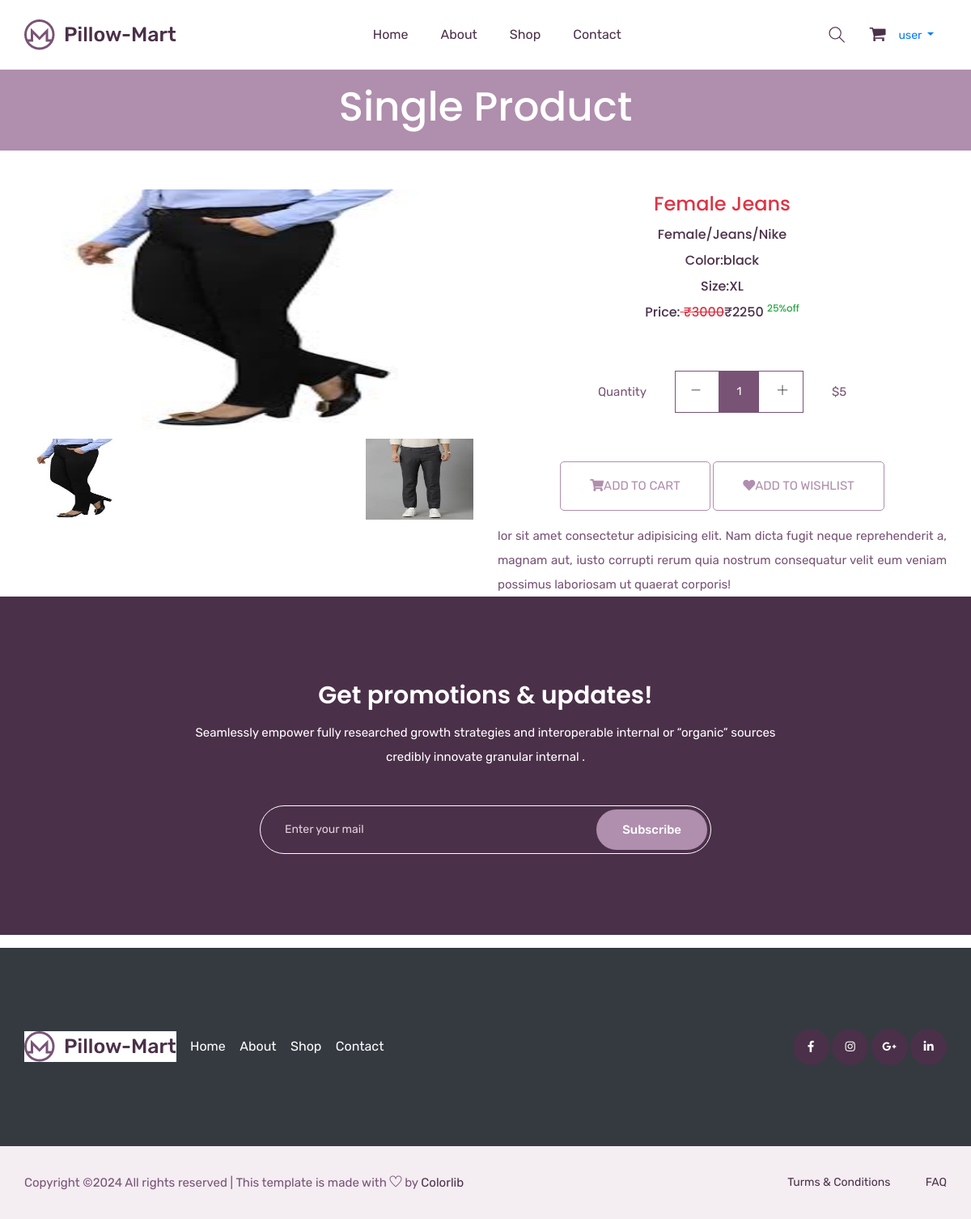
/singleproduct/17/ (signed in), run on the app's committed database.
### mainapp/models.py (models this page shows, shortened)
class Product(models.Model):
    id=models.AutoField(primary_key=True)
    name=models.CharField(max_length=30)
    maincategory=models.ForeignKey(MainCategory,on_delete=models.CASCADE)
    subcategory=models.ForeignKey(SubCategory,on_delete=models.CASCADE)
    brand=models.ForeignKey(Brand,on_delete=models.CASCADE)
    baseprice=models.IntegerField()
    discount=models.IntegerField()
    finalprice=models.IntegerField()
    stock=models.BooleanField(default=True)
    color=models.CharField(max_length=20)
    size=models.CharField(max_length=10)
    description=models.TextField(default="")
    pic1=models.ImageField(upload_to="uploads/product")
    pic2=models.ImageField(upload_to="uploads/product",default=None,blank=True,null=True)
    pic3=models.ImageField(upload_to="uploads/product",default=None,blank=True,null=True)
    pic4=models.ImageField(upload_to="uploads/product",default=None,blank=True,null=True)

class MainCategory(models.Model):
    id=models.AutoField(primary_key=True,unique=True)
    name=models.CharField(max_length=30)

class SubCategory(models.Model):
    id=models.AutoField(primary_key=True)
    name=models.CharField(max_length=30,unique=True)

class Brand(models.Model):
    id=models.AutoField(primary_key=True)
    name=models.CharField(max_length=30,unique=True)
    pic=models.ImageField(upload_to="uploads/brand")

### mainapp/views.py (the view)
# urls.py: path('singleproduct/<int:id>/',mainapp.singleproductPage,name="singleproduct"),
@login_required(login_url="/login/")
def singleproductPage(Request,id):
    product=Product.objects.get(id=id)
    return render(Request,"single-product.html",{'product':product})

### mainapp/templates/single-product.html (shortened to what this page needs)
{% extends 'index.html' %}
{% load static %}
{% block body %}
    <section class="breadcrumb_part ">
        <div class="container">
            <div class="row">
                <div class="col-lg-12">
                    <div class="breadcrumb_iner">
                      <h2>Single Product</h2>
                    </div>
                </div>
            </div>
        </div>
    </section>
  <section class="product_list mt-5">
    <div class="container">
      <div class="row justify-content-center">
        <div class="col-md-6">
          <div id="carouselExampleIndicators" class="carousel slide" data-ride="carousel">
            <div class="carousel-inner">
                <div class="carousel-item active">
                    <img src="{{product.pic1.url}}" style="height:300px; width:80%" class="d-block w-100"
                        alt="...">
                </div>
            </div>
            <div class="d-flex justify-content-between mt-2">
              <img src="{{product.pic1.url}}" data-target="#carouselExampleIndicators" data-slide-to="0" style="height:100px; width:24% " alt="">
              {% if product.pic2 %}
              <img src="{{product.pic2.url}}" data-target="#carouselExampleIndicators" data-slide-to="1" style="height:100px; width:24% " alt="">
              {% endif %}
            </div>
            <a class="carousel-control-prev" href="#carouselExampleIndicators" role="button" data-slide="prev">
                <span class="carousel-control-prev-icon" aria-hidden="true"></span>
            </a>
            <a class="carousel-control-next" href="#carouselExampleIndicators" role="button" data-slide="next">
                <span class="carousel-control-next-icon" aria-hidden="true"></span>
            </a>
        </div>
        </div>
        <div class="col-md-6">
          <div class="single_product_text text-center">
            <h3 class="text-danger">{{product.name}}</h3>
            <h5 class="">{{product.maincategory.name}}/{{product.subcategory.name}}/{{product.brand.name}}</h5>
            <h5 >Color:{{product.color}}</h5>
            <h5>Size:{{product.size}}</h5>
            <h5>Price:<del class="text-danger"> &#8377;{{product.baseprice}}</del>&#8377;{{product.finalprice}} <sup class="text-success">{{product.discount}}%off</sup></h5>
            <div class="card_area">
              <form action="{% url 'add-to-cart' %}" method="post">
                <div class="product_count_area">
                    <p>Quantity</p>
                    <div class="product_count d-inline-block">
                        <span class="product_count_item inumber-decrement"> <i class="ti-minus"></i></span>
                        <input class="product_count_item input-number" type="text" name="qty" value="1" min="1" max="10">
                        <span class="product_count_item number-increment"> <i class="ti-plus"></i></span>
                    </div>
                    <p>$5</p>
                </div>
                <div class="add_to_cart mb-3">
                  <button type="submit" class="btn_3" ><i class="fa fa-shopping-cart"></i>add to cart</button>
                  <a href="/add-to-wishlist/{{product.id}}" class="btn_3"><i class="fa fa-heart"></i>add to wishlist</a>
              </div>
            </form>
          </div>
            <p class="text-justify">{{product.description}}</p>
          </div>
        </div>
      </div>
    </div>
  </section>
   <section class="subscribe_part section_padding">
      <div class="container">
          <div class="row justify-content-center">
              <div class="col-lg-8">
                  <div class="subscribe_part_content">
                      <h2>Get promotions & updates!</h2>
                      <p>Seamlessly empower fully researched growth strategies and interoperable internal or “organic” sources credibly innovate granular internal .</p>
                      <div class="subscribe_form">
                          <input type="email" placeholder="Enter your mail">
                          <a href="#" class="btn_1">Subscribe</a>
                      </div>
                  </div>
              </div>
          </div>
      </div>
  </section>
{% endblock  %}

### mainapp/templates/index.html (shortened to what this page needs)
{% load static %}
<!doctype html>
<html lang="zxx">
<head>
    <link rel="stylesheet" href="{% static 'css/bootstrap.min.css' %}">
    <link rel="stylesheet" href="{% static 'css/animate.css' %}">
    <link rel="stylesheet" href="{% static 'css/owl.carousel.min.css' %}">
    <link rel="stylesheet" href="{% static 'css/all.css' %}">
    <link rel="stylesheet" href="{% static 'css/flaticon.css' %}">
    <link rel="stylesheet" href="{% static 'css/themify-icons.css' %}">
    <link rel="stylesheet" href="{% static 'css/magnific-popup.css' %}">
    <link rel="stylesheet" href="{% static 'css/slick.css' %}">
    <link rel="stylesheet" href="{% static 'css/style.css' %}">
</head>
<body>
    <header class="main_menu home_menu">
        <div class="container">
            <div class="row align-items-center justify-content-center">
                <div class="col-lg-12">
                    <nav class="navbar navbar-expand-lg navbar-light">
                        <a class="navbar-brand" href="{% url 'home' %}"><img src="{% static 'img/logo.png'  %}" alt="logo"></a>
                        <div class="collapse navbar-collapse main-menu-item" id="navbarSupportedContent">
                            <ul class="navbar-nav">
                                <li class="nav-item">
                                    <a class="nav-link" href="{% url 'home' %}">Home</a>
                                </li>
                                <li class="nav-item">
                                    <a class="nav-link" href="{% url 'about' %}">about</a>
                                </li>
                                <li class="nav-item">
                                    <a class="nav-link" href="/shop/All/All/All">shop</a>
                                </li>
                                <li class="nav-item">
                                    <a class="nav-link" href="{% url 'contact' %}">Contact</a>
                                </li>
                            </ul>
                        </div>
                        <div class="hearer_icon d-flex align-items-center">
                            <a id="search_1" href="javascript:void(0)"><i class="ti-search"></i></a>
                            {% if request.user.is_authenticated %}
                            <a href="{% url 'cart' %}">
                                <i class="flaticon-shopping-cart-black-shape"></i>
                            </a>
                            {% endif %}
                            <ul>
                                {% if request.user.is_authenticated %}
                                <li class="nav-item dropdown list-style-none ms-3">
                                    <a class="nav-link dropdown-toggle" href="blog.html" id="navbarDropdown_2"
                                        role="button" data-toggle="dropdown" aria-haspopup="true" aria-expanded="false">
                                        {{request.user.username}}
                                    </a>
                                </li>
                                {% else %}
                                <li class="nav-item">
                                    <a class="nav-link" href="{% url 'login' %}">Login</a>
                                </li>
                                {% endif %}
                            </ul>
                        </div>
                    </nav>
                </div>
            </div>
        </div>
    </header>
{% block body %}{% endblock %}
    <footer class="footer_part bg-dark text-white mt-3 ">
        <div class="footer_iner">
            <div class="container">
                <div class="row justify-content-between align-items-center">
                    <div class="col-lg-8">
                        <div class="footer_menu">
                            <div class="footer_logo">
                                <a href="{% url 'home' %}"><img class="bg-white" src="{% static 'img/logo.png' %}" alt="#"></a>
                            </div>
                            <div class="footer_menu_item">
                                <a class="text-white" href="{% url 'home' %}">Home</a>
                                <a class="text-white" href="{% url 'about' %}">About</a>
                                <a class="text-white" href="/shop/All/All/All">Shop</a>
                                <a class="text-white" href="{% url 'contact' %}">Contact</a>
                            </div>
                        </div>
                    </div>
                    <div class="col-lg-4">
                        <div class="social_icon">
                            <a href="#"><i class="fab fa-facebook-f"></i></a>
                            <a href="#"><i class="fab fa-instagram"></i></a>
                            <a href="#"><i class="fab fa-google-plus-g"></i></a>
                            <a href="#"><i class="fab fa-linkedin-in"></i></a>
                        </div>
                    </div>
                </div>
            </div>
        </div>
        <div class="copyright_part">
            <div class="container">
                <div class="row ">
                    <div class="col-lg-12">
                        <div class="copyright_text">
                            <P>
Copyright &copy;<script>document.write(new Date().getFullYear());</script> All rights reserved | This template is made with <i class="ti-heart" aria-hidden="true"></i> by <a href="https://colorlib.com" target="_blank">Colorlib</a>
</P>
                            <div class="copyright_link">
                                <a href="#">Turms & Conditions</a>
                                <a href="#">FAQ</a>
                            </div>
                        </div>
                    </div>
                </div>
            </div>
        </div>
    </footer>
</body>
</html>

### mainapp/static/css/all.css (style rules this page uses)
.fa, .fas, .far, .fal, .fab { -moz-osx-font-smoothing: grayscale; -webkit-font-smoothing: antialiased; display: inline-block; font-style: normal; font-variant: normal; text-rendering: auto; line-height: 1; }
.fa-facebook-f:before { content: "\f39e"; }
.fa-google-plus-g:before { content: "\f0d5"; }
.fa-heart:before { content: "\f004"; }
.fa-instagram:before { content: "\f16d"; }
.fa-linkedin-in:before { content: "\f0e1"; }
.fa-shopping-cart:before { content: "\f07a"; }
.fab { font-family: 'Font Awesome 5 Brands'; }
.fa, .fas { font-family: 'Font Awesome 5 Free'; font-weight: 900; }

### data on the page
Product: pic1 (picture), pic2 (picture), name "Female Jeans", maincategory.name "Female", subcategory.name "Jeans", brand.name "Nike", color "black", size "XL", baseprice "3000", finalprice "2250", discount "25", description "lor sit amet consectetur adipisicing elit. Nam dicta fugit neque reprehenderit a, magnam aut, iusto corrupti rerum quia nostrum consequatur velit eum veniam possimus laboriosam ut quaerat corporis!"

### other printed values
{{ request.user.username }} "user"
